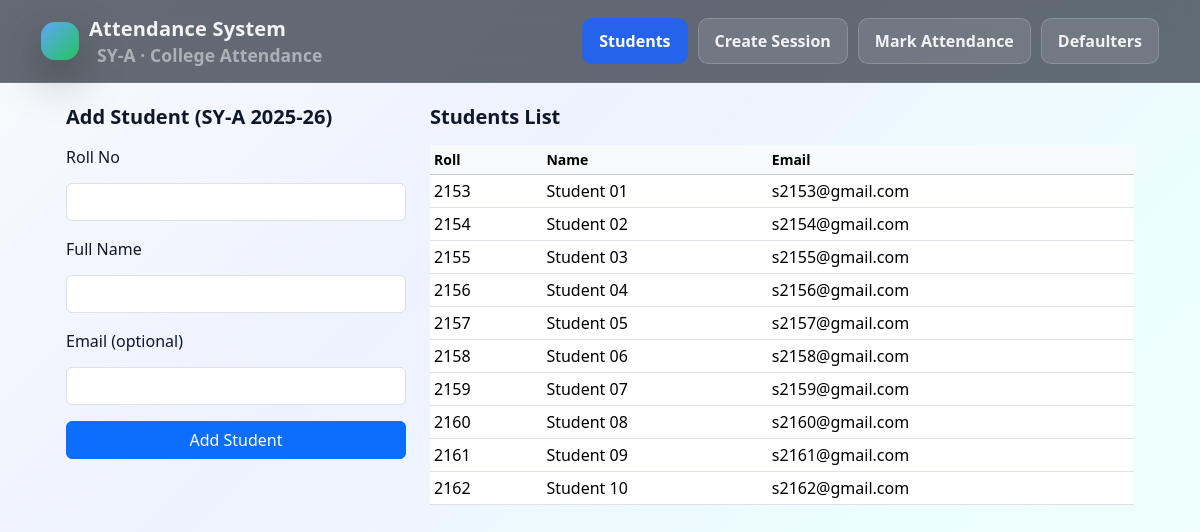
/students, run on the app's committed database.
### tables this page shows
CREATE TABLE students (
    student_id INTEGER PRIMARY KEY AUTOINCREMENT,
    roll_no TEXT NOT NULL UNIQUE,
    full_name TEXT NOT NULL,
    email TEXT,
    class_id INTEGER NOT NULL,
    FOREIGN KEY (class_id) REFERENCES classes(class_id)
);

### app.py (the view, shortened to what this page needs)
@app.route("/students", methods=["GET", "POST"])
def students():
    conn = get_conn()
    cur = conn.cursor()
    cur.execute("SELECT class_id, year_name, division, academic_year FROM classes LIMIT 1")
    klass = cur.fetchone()
    if not klass:
        conn.close()
        return "No class found. Please insert a class row in classes table first."
    cur.execute("SELECT roll_no, full_name, email FROM students ORDER BY roll_no")
    rows = cur.fetchall()
    conn.close()
    return render_template("students.html", students=rows, klass=klass)

### db.py (called while the page is built)
def get_conn():
    con = sqlite3.connect("college_attendance.db")
    con.row_factory = sqlite3.Row
    return con

### templates/students.html
{% extends "base.html" %}
{% block content %}
<div class="row g-4">
  <div class="col-md-4">
    <div class="pro-card">
      <h5 class="mb-3 fw-bold">Add Student (SY-A 2025-26)</h5>
      <form method="post">
        <div class="mb-3">
          <label class="form-label">Roll No</label>
          <input class="form-control" name="roll_no" required>
        </div>
        <div class="mb-3">
          <label class="form-label">Full Name</label>
          <input class="form-control" name="full_name" required>
        </div>
        <div class="mb-3">
          <label class="form-label">Email (optional)</label>
          <input class="form-control" name="email">
        </div>
        <button class="btn btn-primary w-100">Add Student</button>
      </form>
    </div>
  </div>
  <div class="col-md-8">
    <div class="pro-card">
      <h5 class="mb-3 fw-bold">Students List</h5>
      <table class="table table-sm align-middle">
        <thead class="table-light">
          <tr>
            <th>Roll</th>
            <th>Name</th>
            <th>Email</th>
          </tr>
        </thead>
        <tbody>
          {% for s in students %}
          <tr>
            <td>{{ s.roll_no }}</td>
            <td>{{ s.full_name }}</td>
            <td>{{ s.email or "-" }}</td>
          </tr>
          {% endfor %}
        </tbody>
      </table>
    </div>
  </div>
</div>
{% endblock %}

### templates/base.html (shortened to what this page needs)
<!doctype html>
<html lang="en">
  <head>
    <link href="https://cdn.jsdelivr.net/npm/bootstrap@5.3.3/dist/css/bootstrap.min.css" rel="stylesheet" />
    <link rel="stylesheet" href="{{ url_for('static', filename='css/style.css') }}" />
  </head>
  <body>
    <nav class="topnav">
      <div class="nav-inner">
        <a class="brand" href="/">
          <span class="brand-badge"></span>
          <div>
            Attendance System
            <small>SY-A · College Attendance</small>
          </div>
        </a>
        <div class="nav-actions">
          <a href="/students" class="pill {% if request.path == '/students' %}active{% endif %}">Students</a>
          <a href="/create-session" class="pill {% if request.path == '/create-session' %}active{% endif %}">Create Session</a>
          <a href="/mark-attendance" class="pill {% if request.path == '/mark-attendance' %}active{% endif %}">Mark Attendance</a>
          <a href="/defaulters" class="pill {% if request.path == '/defaulters' %}active{% endif %}">Defaulters</a>
        </div>
      </div>
    </nav>
    <div class="page-wrap">
      {% block content %}{% endblock %}
    </div>
  </body>
</html>

### static/css/style.css (style rules this page uses)
body { margin: 0; font-family: "Segoe UI", system-ui, -apple-system, sans-serif; background: linear-gradient(180deg, #eef2f7 0%, #f8fafc 100%); color: #1f2937; }
.brand { color: #ffffff; font-size: 20px; font-weight: 700; }
.brand small { font-weight: 400; opacity: 0.7; margin-left: 8px; }
.page-wrap { max-width: 1100px; margin: 40px auto; padding: 0 20px; }
input, select { width: 100%; padding: 10px 12px; margin-top: 6px; border-radius: 8px; border: 1px solid #cbd5f5; }
button { background: #2563eb; color: white; border: none; padding: 10px 18px; border-radius: 10px; font-weight: 600; cursor: pointer; }
table { width: 100%; border-collapse: collapse; }
th { text-align: left; font-size: 14px; color: #64748b; padding-bottom: 8px; }
td { padding: 10px 0; border-top: 1px solid #e5e7eb; }
.w-100 { width:100%; }

### templates/base.html (style rules this page uses)
:root { --text: rgba(255,255,255,0.92); --muted: rgba(255,255,255,0.68); }
body { background: linear-gradient( 135deg, #f8fafc 0%, #eef2ff 35%, #ecfeff 70%, #f0fdf4 100% ); min-height: 100vh; color: #0f172a; }
.topnav { position: sticky; top: 0; z-index: 100; background: rgba(10,18,32,0.62); backdrop-filter: blur(12px); border-bottom: 1px solid rgba(255,255,255,0.10); }
.nav-inner { max-width: 1150px; margin: 0 auto; padding: 14px 16px; display:flex; align-items:center; justify-content:space-between; gap: 12px; }
.brand { display:flex; align-items:center; gap: 10px; font-weight: 900; letter-spacing: 0.2px; color: var(--text); text-decoration: none; }
.brand-badge { width: 38px; height: 38px; border-radius: 14px; background: linear-gradient(135deg, #60a5fa 0%, #22c55e 100%); box-shadow: 0 18px 45px rgba(0,0,0,0.35); }
.brand small { display:block; margin-top: -2px; font-weight: 700; color: var(--muted); letter-spacing: 0.1px; }
.nav-actions { display:flex; gap: 10px; flex-wrap: wrap; justify-content: flex-end; }
.pill { padding: 10px 16px; border-radius: 10px; border: 1px solid rgba(255,255,255,0.18); background: rgba(255,255,255,0.10); color: rgba(255,255,255,0.90); font-weight: 600; text-decoration: none; }
.pill.active { background: #2563eb; color: white; border-color: #2563eb; }
.page-wrap { max-width: 1100px; margin: 0 auto; padding: 22px 16px; }

### data on the page
students: roll_no "2153", full_name "Student 01", email "s2153@gmail.com"
students: roll_no "2154", full_name "Student 02", email "s2154@gmail.com"
students: roll_no "2155", full_name "Student 03", email "s2155@gmail.com"
students: roll_no "2156", full_name "Student 04", email "s2156@gmail.com"
students: roll_no "2157", full_name "Student 05", email "s2157@gmail.com"
students: roll_no "2158", full_name "Student 06", email "s2158@gmail.com"
students: roll_no "2159", full_name "Student 07", email "s2159@gmail.com"
students: roll_no "2160", full_name "Student 08", email "s2160@gmail.com"
students: roll_no "2161", full_name "Student 09", email "s2161@gmail.com"
students: roll_no "2162", full_name "Student 10", email "s2162@gmail.com"
